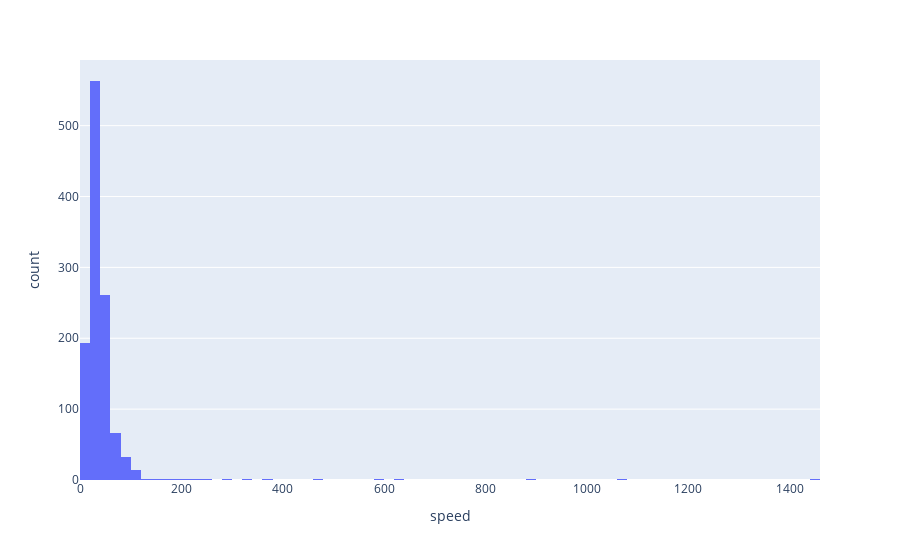

Notebook source saved alongside this figure:
### Code cell
px.histogram(df,x='speed',nbins=100)

### Figure 1 — Plotly figure (JSON) as saved in the notebook; plotly's stock layout.template omitted (floating-point values rounded to 4 significant figures; data arrays with more than 128 entries replaced by an {"elided": "..."} marker saying what was removed)
{"data": [{"alignmentgroup": "True", "bingroup": "x", "hovertemplate": "speed=%{x}<br>count=%{y}<extra></extra>", "legendgroup": "", "marker": {"color": "#636efa", "pattern": {"shape": ""}}, "name": "", "nbinsx": 100, "offsetgroup": "", "orientation": "v", "showlegend": false, "type": "histogram", "x": {"elided": "1151 float values"}, "xaxis": "x", "yaxis": "y"}], "layout": {"barmode": "relative", "legend": {"tracegroupgap": 0}, "margin": {"t": 60}, "xaxis": {"anchor": "y", "domain": [0, 1], "title": {"text": "speed"}}, "yaxis": {"anchor": "x", "domain": [0, 1], "title": {"text": "count"}}}}
